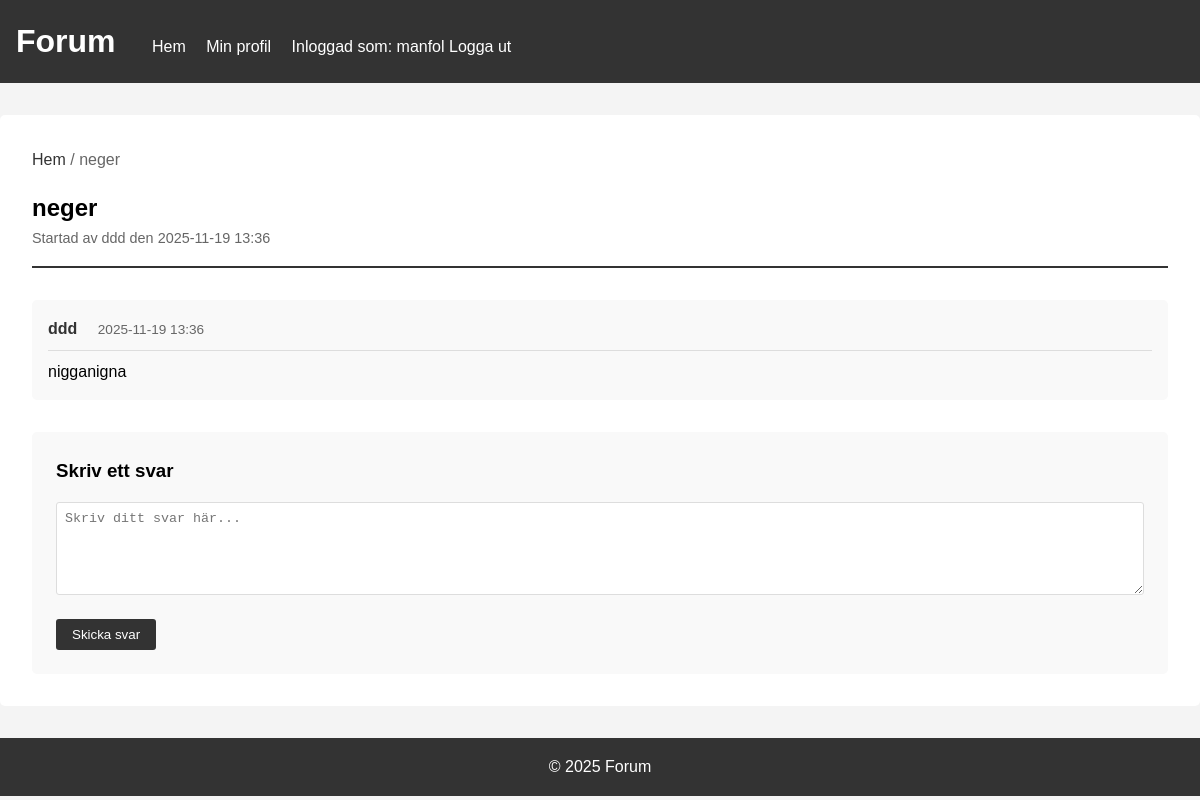
The app's page /topic/1 (signed in) with its own data.
### tables this page shows
CREATE TABLE topics (
        id INTEGER PRIMARY KEY AUTOINCREMENT,
        title TEXT NOT NULL,
        user_id INTEGER NOT NULL,
        created_at TIMESTAMP DEFAULT CURRENT_TIMESTAMP,
        FOREIGN KEY (user_id) REFERENCES users(id)
    );

CREATE TABLE users (
        id INTEGER PRIMARY KEY AUTOINCREMENT,
        username TEXT UNIQUE NOT NULL,
        password TEXT NOT NULL,
        name TEXT NOT NULL,
        email TEXT,
        bio TEXT,
        created_at TIMESTAMP DEFAULT CURRENT_TIMESTAMP
    );

CREATE TABLE posts (
        id INTEGER PRIMARY KEY AUTOINCREMENT,
        content TEXT NOT NULL,
        topic_id INTEGER NOT NULL,
        user_id INTEGER NOT NULL,
        created_at TIMESTAMP DEFAULT CURRENT_TIMESTAMP,
        FOREIGN KEY (topic_id) REFERENCES topics(id),
        FOREIGN KEY (user_id) REFERENCES users(id)
    );

### app.py (the view)
@app.route('/topic/<int:topic_id>')
def view_topic(topic_id):
    topic = get_topic(topic_id)
    if not topic:
        flash('Tråden hittades inte', 'error')
        return redirect(url_for('index'))
    posts = get_posts(topic_id)
    return render_template('topic.html', topic=topic, posts=posts)

### databas.py (called while the page is built)
def get_connection():
    conn = sqlite3.connect('forum.db')
    conn.row_factory = sqlite3.Row
    return conn

def get_topic(topic_id):
    conn = get_connection()
    topic = conn.execute('''
        SELECT t.*, u.username, u.name
        FROM topics t
        JOIN users u ON t.user_id = u.id
        WHERE t.id = ?
    ''', (topic_id,)).fetchone()
    conn.close()
    return dict(topic) if topic else None

def get_posts(topic_id):
    conn = get_connection()
    posts = conn.execute('''
        SELECT p.*, u.username, u.name
        FROM posts p
        JOIN users u ON p.user_id = u.id
        WHERE p.topic_id = ?
        ORDER BY p.created_at ASC
    ''', (topic_id,)).fetchall()
    conn.close()
    return [dict(post) for post in posts]

### templates/topic.html (shortened to what this page needs)
{% extends "base.html" %}
{% block content %}
  <div class="breadcrumb">
    <a href="{{ url_for('index') }}">Hem</a> / {{ topic.title }}
  </div>
  <div class="topic-header">
    <h2>{{ topic.title }}</h2>
    <p class="topic-meta">Startad av {{ topic.name }} den {{ topic.created_at[:16] }}</p>
  </div>
  <div class="posts-container">
    {% if posts %}
      {% for post in posts %}
        <div class="post-item">
          <div class="post-author">
            <strong>{{ post.name }}</strong>
            <span class="post-date">{{ post.created_at[:16] }}</span>
          </div>
          <div class="post-content">
            {{ post.content }}
          </div>
        </div>
      {% endfor %}
    {% else %}
      <p>Inga inlägg än. Var den första att svara!</p>
    {% endif %}
  </div>
  {% if session.get('user_id') %}
    <div class="new-post-form">
      <h3>Skriv ett svar</h3>
      <form method="POST" action="{{ url_for('create_post_route', topic_id=topic.id)}}">
        <div>
          <textarea name="content" rows="5" required placeholder="Skriv ditt svar här..."></textarea>
        </div>
        <button type="submit">Skicka svar</button>
      </form>
    </div>
  {% else %}
    <p><a href="{{ url_for('login') }}">Logga in</a> för att svara i tråden.</p>
  {% endif %}
{% endblock %}

### static/style.css (style rules this page uses)
* { margin: 0; padding: 0; box-sizing: border-box; }
body { font-family: Arial, sans-serif; line-height: 1.6; background-color: #f4f4f4; }
form div { margin-bottom: 1rem; }
input[type="text"], input[type="password"], textarea { width: 100%; padding: 0.5rem; border: 1px solid #ddd; border-radius: 3px; }
button[type="submit"] { background: #333; color: #fff; padding: 0.5rem 1rem; border: none; border-radius: 3px; cursor: pointer; }
.topic-meta { color: #666; font-size: 0.9rem; }
.breadcrumb { margin-bottom: 1rem; color: #666; }
.breadcrumb a { color: #333; text-decoration: none; }
.topic-header { border-bottom: 2px solid #333; padding-bottom: 1rem; margin-bottom: 2rem; }
.posts-container { margin-bottom: 2rem; }
.post-item { background: #f9f9f9; padding: 1rem; margin-bottom: 1rem; border-radius: 5px; }
.post-author { margin-bottom: 0.5rem; padding-bottom: 0.5rem; border-bottom: 1px solid #ddd; }
.post-author strong { color: #333; }
.post-date { color: #666; font-size: 0.85rem; margin-left: 1rem; }
.post-content { line-height: 1.6; }
.new-post-form { background: #f9f9f9; padding: 1.5rem; border-radius: 5px; }
.new-post-form h3 { margin-bottom: 1rem; }

### records on screen
topics: title "neger", created_at "2025-11-19 13:36"
users: name "ddd"
posts: name "ddd", created_at "2025-11-19 13:36", content "nigganigna"

### other values on screen
{{ session.get('username') }} "manfol"
